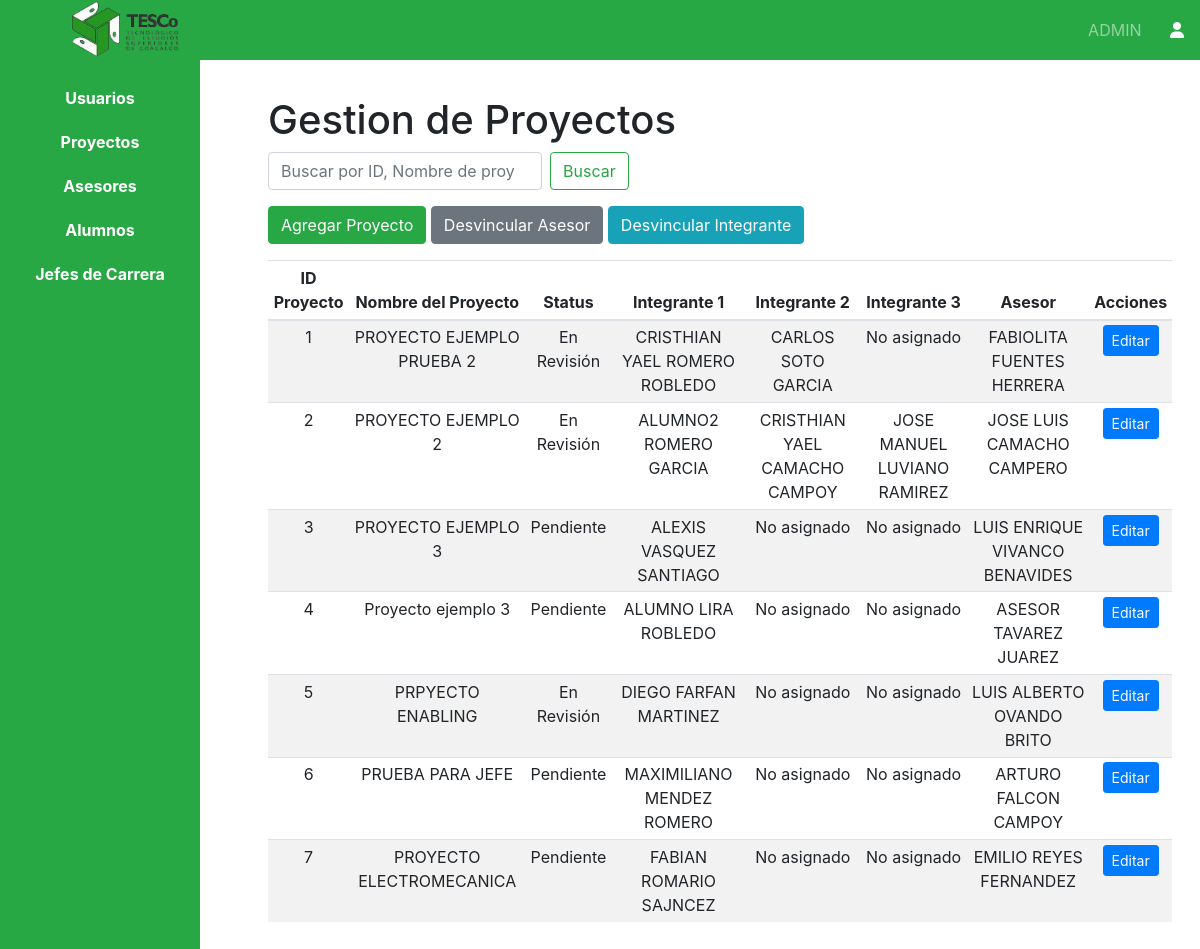
The app's page /views/admin/dashboardAdminProyectos.php (signed in) with its own data.
### tables this page shows
CREATE TABLE IF NOT EXISTS `proyecto` (
  `ID_Proyecto` int NOT NULL AUTO_INCREMENT,
  `Nombre_Proyecto` varchar(200) NOT NULL,
  `Status` enum('Pendiente','En Revisión','Revisado','Completado') NOT NULL,
  `Integrante_1` int DEFAULT NULL,
  `Integrante_2` int DEFAULT NULL,
  `Integrante_3` int DEFAULT NULL,
  `Asesor` int DEFAULT NULL,
  `Archivo_Docx` varchar(255) DEFAULT NULL,
  PRIMARY KEY (`ID_Proyecto`),
  KEY `fk_proyecto_integrante_1` (`Integrante_1`),
  KEY `fk_proyecto_integrante_2` (`Integrante_2`),
  KEY `fk_proyecto_integrante_3` (`Integrante_3`),
  KEY `fk_proyecto_asesor` (`Asesor`)
);

### Views/Admin/dashboardAdminProyectos.php (the view, shortened to what this page needs)
<?php
include('../../includes/config.php');
?>
<!DOCTYPE html>
<html lang="es">
<head>
    <link rel="stylesheet" href="https://stackpath.bootstrapcdn.com/bootstrap/4.3.1/css/bootstrap.min.css">
    <link rel="stylesheet" href="https://cdnjs.cloudflare.com/ajax/libs/font-awesome/6.0.0-beta3/css/all.min.css">
    <link rel="stylesheet" href="<?php echo CSS_PATH; ?>docs.css">
</head>
<body>
    <?php require('../../includes/navbarAdmin.php'); ?>
    <div class="container-fluid page-dashboard bg-white">
        <div class="row">
            <div class="col-2 sidebar bg-success d-flex flex-column align-items-center p-3">
                <ul class="nav flex-column">
                    <li class="nav-item">
                        <a class="nav-link text-white text-center" href="dashboardAdmin.php">Usuarios</a>
                    </li>
                    <li class="nav-item">
                        <a class="nav-link text-white text-center" href="dashboardAdminProyectos.php">Proyectos</a>
                    </li>
                    <li class="nav-item">
                        <a class="nav-link text-white text-center" href="dashboardAdminAsesor.php">Asesores</a>
                    </li>
                    <li class="nav-item">
                        <a class="nav-link text-white text-center" href="dashboardAdminAlumnos.php">Alumnos</a>
                    </li>
                    <li class="nav-item">
                        <a class="nav-link text-white text-center" href="dashboardAdminJefes.php">Jefes de Carrera</a>
                    </li>
                </ul>
            </div>
            <div class="col-sm-10 content bg-white p-5 my-5 text-justify">
                <h1 id="anteproyecto">Gestion de Proyectos</h1>
                <form method="GET" class="form-inline mb-3">
                    <input class="form-control mr-sm-2" type="search" name="search"
                        placeholder="Buscar por ID, Nombre de proyecto, Status, Integrante, Asesor" aria-label="Buscar">
                    <button class="btn btn-outline-success my-2 my-sm-0" type="submit">Buscar</button>
                </form>
                <button type="button" class="btn btn-success mb-3" data-toggle="modal" data-target="#addProjectModal">
                    Agregar Proyecto
                </button>
                <button type="button" class="btn btn-secondary mb-3" data-toggle="modal" data-target="#unlinkModal">
                    Desvincular Asesor
                </button>
                <button type="button" class="btn btn-info mb-3" data-toggle="modal" data-target="#selectProjectModal">
                    Desvincular Integrante
                </button>
                <div class="table-responsive">
                    <table class="table table-striped table-sm text-center">
                        <thead>
                            <tr>
                                <th>ID Proyecto</th>
                                <th>Nombre del Proyecto</th>
                                <th>Status</th>
                                <th>Integrante 1</th>
                                <th>Integrante 2</th>
                                <th>Integrante 3</th>
                                <th>Asesor</th>
                                <th>Acciones</th>
                            </tr>
                        </thead>
                        <tbody>
                            <?php
                            $search = isset($_GET['search']) ? $_GET['search'] : '';
                            $query = "
                                SELECT p.*,
                                       CONCAT(a.Nombres, ' ', a.Apellido_Paterno, ' ', a.Apellido_Materno) AS Nombre_Asesor,
                                       CONCAT(i1.Nombres, ' ', i1.Apellido_Paterno, ' ', i1.Apellido_Materno) AS Integrante1,
                                       CONCAT(i2.Nombres, ' ', i2.Apellido_Paterno, ' ', i2.Apellido_Materno) AS Integrante2,
                                       CONCAT(i3.Nombres, ' ', i3.Apellido_Paterno, ' ', i3.Apellido_Materno) AS Integrante3
                                FROM proyecto p
                                LEFT JOIN asesor a ON p.Asesor = a.ID_Asesor
                                LEFT JOIN alumno i1 ON p.Integrante_1 = i1.ID_Alumno
                                LEFT JOIN alumno i2 ON p.Integrante_2 = i2.ID_Alumno
                                LEFT JOIN alumno i3 ON p.Integrante_3 = i3.ID_Alumno
                                WHERE p.ID_Proyecto LIKE '%$search%'
                                   OR p.Nombre_Proyecto LIKE '%$search%'
                                   OR p.Status LIKE '%$search%'
                                   OR CONCAT(i1.Nombres, ' ', i1.Apellido_Paterno, ' ', i1.Apellido_Materno) LIKE '%$search%'
                                   OR CONCAT(i2.Nombres, ' ', i2.Apellido_Paterno, ' ', i2.Apellido_Materno) LIKE '%$search%'
                                   OR CONCAT(i3.Nombres, ' ', i3.Apellido_Paterno, ' ', i3.Apellido_Materno) LIKE '%$search%'
                                   OR CONCAT(a.Nombres, ' ', a.Apellido_Paterno, ' ', a.Apellido_Materno) LIKE '%$search%'
                                ORDER BY p.ID_Proyecto ASC";
                            $result = $connection->query($query);
                            while ($row = $result->fetch_assoc()) {
                                echo "<tr>";
                                echo "<td class='project-id'>" . htmlspecialchars($row['ID_Proyecto'] ?? '') . "</td>";
                                echo "<td>" . htmlspecialchars($row['Nombre_Proyecto'] ?? '') . "</td>";
                                echo "<td>" . htmlspecialchars($row['Status'] ?? '') . "</td>";
                                echo "<td>" . htmlspecialchars($row['Integrante1'] ?? 'No asignado') . "</td>";
                                echo "<td>" . htmlspecialchars($row['Integrante2'] ?? 'No asignado') . "</td>";
                                echo "<td>" . htmlspecialchars($row['Integrante3'] ?? 'No asignado') . "</td>";
                                echo "<td>" . htmlspecialchars($row['Nombre_Asesor'] ?? 'No asignado') . "</td>";
                                echo "<td>";
                                echo "<button type='button' class='btn btn-primary btn-sm edit-btn'>Editar</button>";
                                echo "</td>";
                                echo "</tr>";
                            }
                            ?>
                        </tbody>
                    </table>
                </div>
</body>
</html>

### Assets/CSS/docs.css (style rules this page uses)
html { scroll-behavior: smooth; }
.page-dashboard .sidebar { position: fixed; top: 60px; bottom: 0; left: 0; width: 220px; background-color: #28a745; padding-top: 20px; color: white; z-index: 1000; padding-left: 0; padding-right: 0; margin-right: 0; }
.page-dashboard .content { margin-left: 220px; padding: 20px; background-color: #ffffff; width: calc(100% - 220px); margin-right: 0; padding-left: 0; }
.sidebar .nav-link { color: white; font-weight: bold; padding: 10px; }

### records on screen
proyecto: ID_Proyecto "1", Nombre_Proyecto "PROYECTO EJEMPLO PRUEBA 2", Status "En Revisión", Integrante1 "CRISTHIAN YAEL ROMERO ROBLEDO", Integrante2 "CARLOS SOTO GARCIA", Integrante3 "No asignado", Nombre_Asesor "FABIOLITA FUENTES HERRERA"
proyecto: ID_Proyecto "2", Nombre_Proyecto "PROYECTO EJEMPLO 2", Status "En Revisión", Integrante1 "ALUMNO2 ROMERO GARCIA", Integrante2 "CRISTHIAN YAEL CAMACHO CAMPOY", Integrante3 "JOSE MANUEL LUVIANO RAMIREZ", Nombre_Asesor "JOSE LUIS CAMACHO CAMPERO"
proyecto: ID_Proyecto "3", Nombre_Proyecto "PROYECTO EJEMPLO 3", Status "Pendiente", Integrante1 "ALEXIS VASQUEZ SANTIAGO", Integrante2 "No asignado", Integrante3 "No asignado", Nombre_Asesor "LUIS ENRIQUE VIVANCO BENAVIDES"
proyecto: ID_Proyecto "4", Nombre_Proyecto "Proyecto ejemplo 3", Status "Pendiente", Integrante1 "ALUMNO LIRA ROBLEDO", Integrante2 "No asignado", Integrante3 "No asignado", Nombre_Asesor "ASESOR TAVAREZ JUAREZ"
proyecto: ID_Proyecto "5", Nombre_Proyecto "PRPYECTO ENABLING", Status "En Revisión", Integrante1 "DIEGO FARFAN MARTINEZ", Integrante2 "No asignado", Integrante3 "No asignado", Nombre_Asesor "LUIS ALBERTO OVANDO BRITO"
proyecto: ID_Proyecto "6", Nombre_Proyecto "PRUEBA PARA JEFE", Status "Pendiente", Integrante1 "MAXIMILIANO MENDEZ ROMERO", Integrante2 "No asignado", Integrante3 "No asignado", Nombre_Asesor "ARTURO FALCON CAMPOY"
proyecto: ID_Proyecto "7", Nombre_Proyecto "PROYECTO ELECTROMECANICA", Status "Pendiente", Integrante1 "FABIAN ROMARIO SAJNCEZ", Integrante2 "No asignado", Integrante3 "No asignado", Nombre_Asesor "EMILIO REYES FERNANDEZ"

### other values on screen
$_SESSION['username'] "ADMIN"
